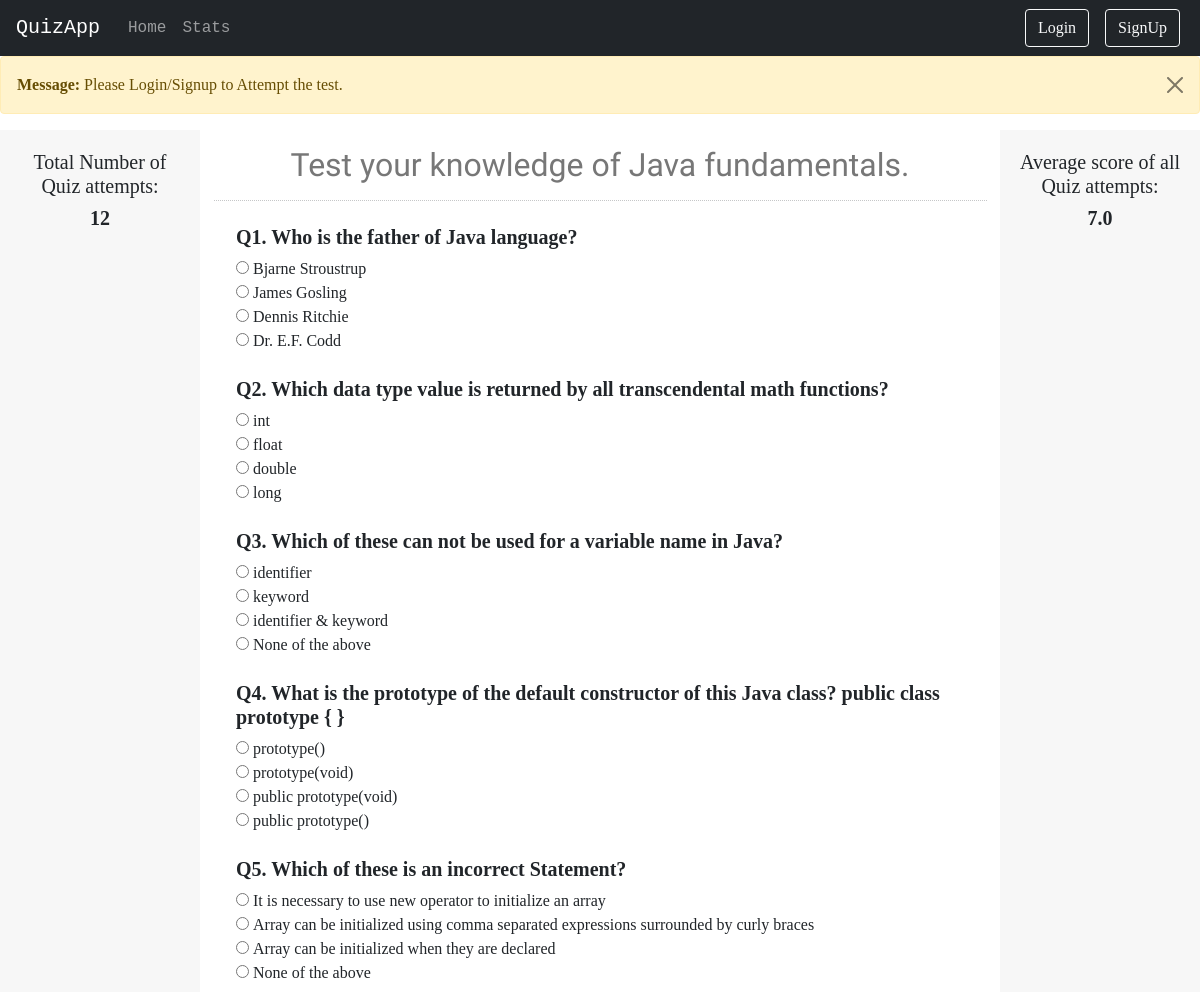
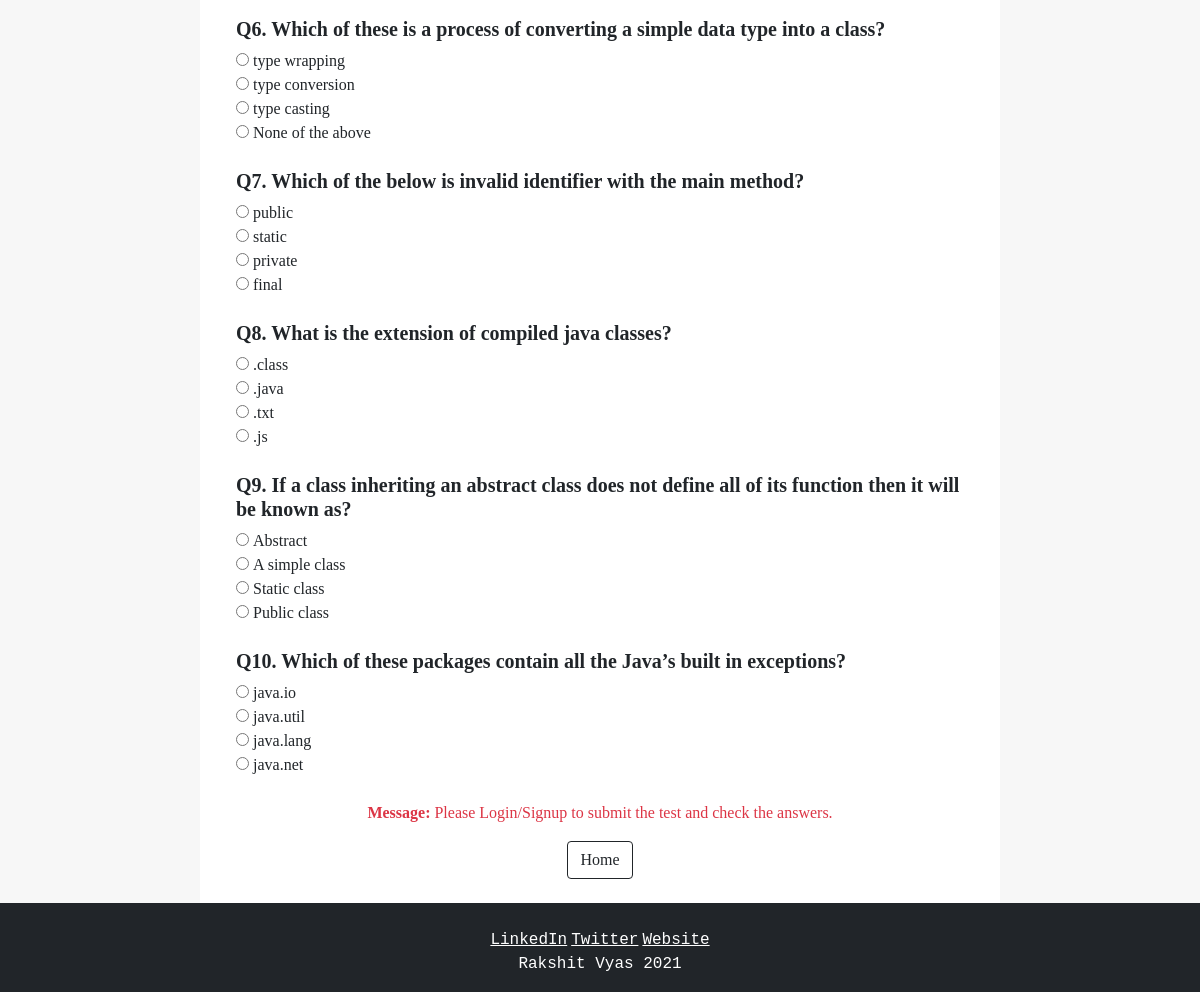
The app's page /quiz/java with its own data (2 pictures, top to bottom).
### quizapp/models.py (models this page shows, shortened)
class Question(models.Model):
    question_id = models.AutoField(primary_key=True)
    question = models.CharField(max_length=500)
    option1 = models.CharField(max_length=200)
    option2 = models.CharField(max_length=200)
    option3 = models.CharField(max_length=200, default=None)
    option4 = models.CharField(max_length=200, default=None)
    option5 = models.CharField(max_length=200, default=None)
    answer = models.IntegerField()
    subject = models.CharField(max_length=20)

### quizapp/views.py (the view, shortened to what this page needs)
# urls.py: path('quiz/<str:sub>', views.quiz, name='quiz'),
def quiz(request,sub):
    context= {}
    if sub == 'c':
        context = fetch_data("C Programming", "C")
    elif sub == 'cpp':
        context = fetch_data("C++ Programming", "C++")
    elif sub == 'java':
        context = fetch_data("Java Programming", "Java")
    elif sub == 'python':
        context = fetch_data("Python Programming", "Python")
    elif sub == 'js':
        context = fetch_data("Javascript Programming", "Javascript")
    else:
        context = fetch_data("","")
    return render(request, 'quiz.html', context)

### quizapp/views.py (called while the page is built)
def fetch_data(subject, language):
    data = Question.objects.filter(subject=subject)
    answers = []
    for d in data:
        answers.append(d.answer)
    tests_data = Test_stat.objects.all()
    total_test = len(tests_data)
    total_marks = 0
    for test in tests_data:
        total_marks += test.score
    avg_marks = float(total_marks/total_test)
    avg_marks = round(avg_marks,2)
    context ={
        'all_data' : data,
        'o' : 1,
        'language' : language,
        'answers' : answers,
        'total_test' : total_test,
        'avg_marks' : avg_marks
    }
    return context

### templates/quiz.html (shortened to what this page needs)
{% extends 'basic.html' %}
{% block body %}
<h1 name="heaad" class="subheading text-center my-3" style = "font-size: 200%;">Test your knowledge of {{language}} fundamentals.</h1>
<hr>
<form action=""  class="quizForm" name="quizForm" onsubmit="submitAnswers()">
{% for data in all_data %}
<div class="container-fluid my-4">
    <h3 class="qna" name="q{{forloop.counter}}">Q{{data.question}}</h3>
    <input class="qna" type="radio" id="o{{forloop.counter}}{{o}}" name="q{{forloop.counter}}" value="{{o}}">
    <label class="qna" id="op{{forloop.counter}}{{o}}" for="o{{forloop.counter}}{{o}}">{{data.option1|slice:"3:"}}</label><br>
    <input class="qna" type="radio" id="o{{forloop.counter}}{{o|add:"1"}}" name="q{{forloop.counter}}" value="{{o|add:"1"}}">
    <label class="qna" id="op{{forloop.counter}}{{o|add:"1"}}" for="o{{forloop.counter}}{{o|add:"1"}}">{{data.option2|slice:"3:"}}</label><br>
    <input class="qna" type="radio" id="o{{forloop.counter}}{{o|add:"2"}}" name="q{{forloop.counter}}" value="{{o|add:"2"}}">
    <label class="qna" id="op{{forloop.counter}}{{o|add:"2"}}" for="o{{forloop.counter}}{{o|add:"2"}}">{{data.option3|slice:"3:"}}</label><br>
    <input class="qna" type="radio" id="o{{forloop.counter}}{{o|add:"3"}}" name="q{{forloop.counter}}" value="{{o|add:"3"}}">
    <label class="qna" id="op{{forloop.counter}}{{o|add:"3"}}" for="o{{forloop.counter}}{{o|add:"3"}}">{{data.option4|slice:"3:"}}</label><br>
</div>
{% endfor %}
</form>
{% if user.is_authenticated %}
<div class="text-center mt-4 mb-2">
    <input class="btn btn-outline-dark" type="submit" name="" value="Submit Answers" onclick="submitAnswers()">
    <input class="btn btn-outline-dark" type="submit" name="" value="Home" onclick="home()">
    <input class="btn btn-outline-dark" type="submit" name="" value="Show answers" onclick="showAnswers()">
</div>
<div id="showres" class="showres text-center my-2">
</div>
{% else %}
<div class="text-center my-4">
    <p class="text-danger "><strong>Message: </strong> Please Login/Signup to submit the test and check the answers.</p>
    <input class="btn btn-outline-dark" type="submit" name="" value="Home" onclick="home()">
</div>
{% endif %}
{% endblock %}

### static/css/styles.css (style rules this page uses)
body { font-family: "Montserrat"; }
h1,h2 { font-family: 'Cormorant Garamond', serif; }
h3 { font-size: 20px; font-family: 'Times New Roman', Times, serif; font-weight: bold; }
.subheading { color: #777777; font-family: 'Sacramento', cursive; font-size: 28px; }
hr { border-top: dotted #fff 1px; border-bottom: 0; }

### records on screen
Question: question "1. Who is the father of Java language?", option1 "Bjarne Stroustrup", option2 "James Gosling", option3 "Dennis Ritchie", option4 "Dr. E.F. Codd"
Question: question "2. Which data type value is returned by all transcendental math functions?", option1 "int", option2 "float", option3 "double", option4 "long"
Question: question "3. Which of these can not be used for a variable name in Java?", option1 "identifier", option2 "keyword", option3 "identifier & keyword", option4 "None of the above"
Question: question "4. What is the prototype of the default constructor of this Java class? public class prototype { }", option1 "prototype()", option2 "prototype(void)", option3 "public prototype(void)", option4 "public prototype()"
Question: question "5. Which of these is an incorrect Statement?", option1 "It is necessary to use new operator to initialize an array", option2 "Array can be initialized using comma separated expressions surrounded by curly braces", option3 "Array can be initialized when they are declared", option4 "None of the above"
Question: question "6. Which of these is a process of converting a simple data type into a class?", option1 "type wrapping", option2 "type conversion", option3 "type casting", option4 "None of the above"
Question: question "7. Which of the below is invalid identifier with the main method?", option1 "public", option2 "static", option3 "private", option4 "final"
Question: question "8. What is the extension of compiled java classes?", option1 ".class", option2 ".java", option3 ".txt", option4 ".js"
Question: question "9. If a class inheriting an abstract class does not define all of its function then it will be known as?", option1 "Abstract", option2 "A simple class", option3 "Static class", option4 "Public class"
Question: question "10. Which of these packages contain all the Java’s built in exceptions?", option1 "java.io", option2 "java.util", option3 "java.lang", option4 "java.net"

### other values on screen
{{ total_test }} "12"
{{ language }} "Java"
{{ avg_marks }} "7.0"
